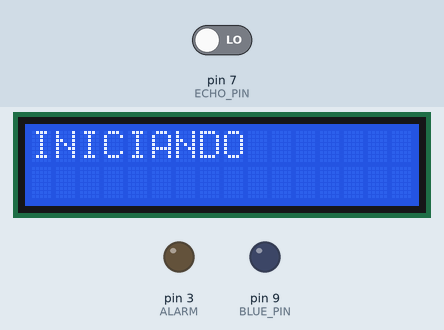
This sketch was run on a simulated Arduino Uno, built with avr-gcc and run on an emulated ATmega328P. Shown: 16×2 character LCD, output pins drawn as LEDs (lit = HIGH). The test bench sets the inputs (shaded band); at power-on: pin 7 (ECHO_PIN) LOW. Pins used as bus, display or sensor lines are not drawn; what the sketch prints to the serial monitor is not drawn.

Above: at 0.1 s.
At 2.1 s:
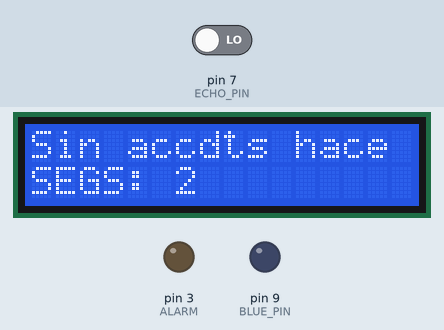
At 9.8 s:
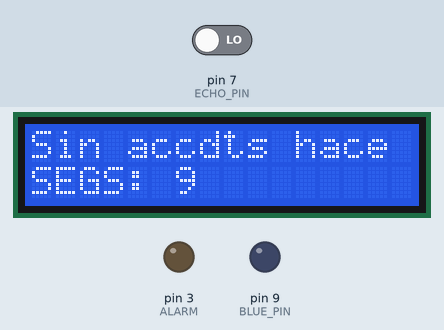
At 18.9 s:
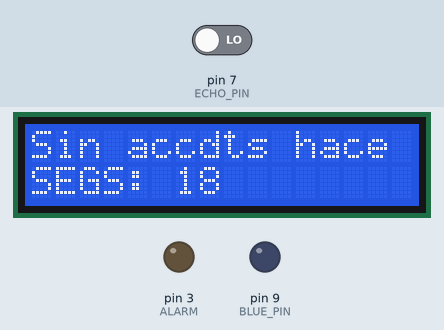
At 28.0 s:
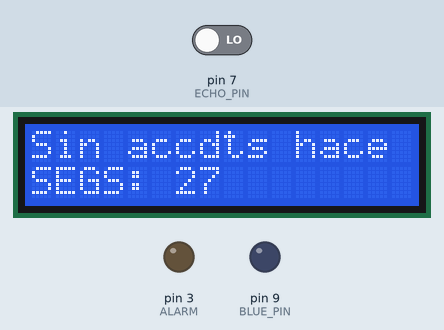
At 37.2 s:
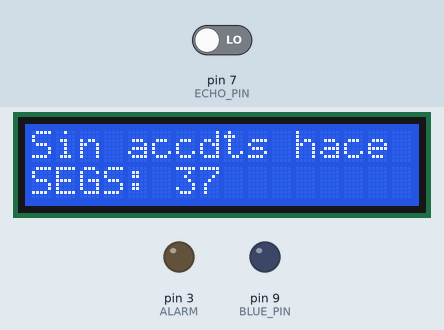

The sketch:

Alarm_i2c_ultra.ino
```cpp
#include <NewPing.h>
#include <Wire.h>
#include <LiquidCrystal_I2C.h>

LiquidCrystal_I2C lcd(0x3F, 2, 1, 0, 4, 5, 6, 7, 3, POSITIVE);

// Select which PWM-capable pins are to be used.
#define BLUE_PIN  9

#define TRIGGER_PIN  6  // Arduino pin tied to trigger pin on the ultrasonic sensor.
#define ECHO_PIN     7  // Arduino pin tied to echo pin on the ultrasonic sensor.
#define MAX_DISTANCE 5 // Maximum distance we want to ping for (in centimeters).

//NewPing sonar(TRIGGER_PIN, ECHO_PIN, MAX_DISTANCE); // NewPing setup of pins and maximum distance.
boolean triggered = false;
long duration;
int distance;

#define ALARM 3
float sinVal;
int toneVal;

void setup() {
  lcd.begin(16, 2); //Defining 16 columns and 2 rows of lcd display
  lcd.backlight();//To Power ON the back light

  //set pinModes for RGB strip
  pinMode(BLUE_PIN, OUTPUT);
  pinMode(TRIGGER_PIN, OUTPUT);
  pinMode(ECHO_PIN, INPUT);

  pinMode(ALARM, OUTPUT);
  digitalWrite(ALARM,LOW);


  //reset lights
  analogWrite(BLUE_PIN, 0);
  lcd.setCursor(0, 0);
  lcd.print("INICIANDO");

  delay(1000);
  Serial.begin(9600);
  lcd.clear();

}

void loop() {

  if (triggered == true) {
    alarm();
  }
  else {
    digitalWrite(TRIGGER_PIN, LOW);
    delayMicroseconds(2);
    digitalWrite(TRIGGER_PIN, HIGH);
    delayMicroseconds(10);
    digitalWrite(ECHO_PIN, LOW);
    duration = pulseIn(ECHO_PIN, HIGH);
    distance = duration * 0.034 / 2;
    Serial.print("Distance: ");
    Serial.println(distance);
    lcd.setCursor(0, 0);
    lcd.print("Sin accdts hace");
    lcd.setCursor(0, 1);
    lcd.print("SEGS: ");
    lcd.print(millis()/1000);
    delay(500);
    if (distance > 4 && distance < 10) {
      triggered = true;
    }
  }
}

void alarm() {
  for (int i = 0; i <= 255; i += 10)
  {
    analogWrite(BLUE_PIN, i);
    delay(10);
  }
  for (int i = 0; i >= 0 ; i -= 10)
  {
    analogWrite(BLUE_PIN, i);
    delay(10);
  }
  digitalWrite(ALARM, HIGH);
  lcd.backlight();
  lcd.setCursor(0, 0);
  lcd.print("INTRUSION A LOS ");
  delay(500);
  lcd.backlight();
}
```

Measured:
- what the display in image 1 shows lasts 1.5 s, from 2.1 s to 3.6 s
